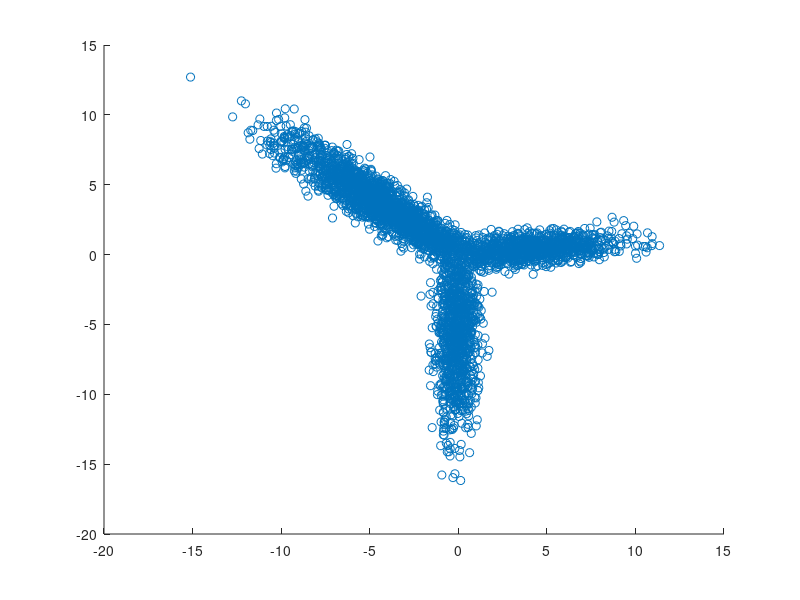

Recreate this plot in MATLAB. (Note: this script raises an error after producing the figure.)
clear all;
takemovie=1;
('V:\Mouse\KDM-SYN-100824B\aligned stacks')

%make evenly spaced points on the color circle
hue=0:.002:1;

%calculate the difference in hue between all the points
%setup matrices with values of hue1 and hue2
[h1,h2]=meshgrid(hue,hue);
%calculate the absolute difference
dhue=abs(h1-h2);
%for hues more than .5 apart, take the complement distance which is smaller
badones=find(dhue>.5);
dhue(badones)=1-dhue(badones);



%we want constant saturation and value for our HSV values
saturation=ones(size(hue));
value=ones(size(hue));

%construct an hsv colormap
hsv=[hue;saturation;value]';

%plot out our color wheel
figure(1);
clf;
%calculate the x and y positions
x=cos(hue*2*pi);
y=sin(hue*2*pi);
%scatter plot the results using our hsv values to color them
scatter(x,y,10,hsv2rgb(hsv));

r=.3+5*abs(randn(1000,1)).^.7;
theta=.1;
phi=0;
x=r*cos(theta);
y=r*sin(theta);
z=r*sin(phi);
data=[x y z];

r=.2+7*abs(randn(1000,1)).^.7;
theta=2.4;
phi=0;
x=r*cos(theta);
y=r*sin(theta);
z=r*sin(phi);
data=[data;[x y z]];

r=.2+7*abs(randn(1000,1)).^.7;
theta=2.5;
phi=0.7;
x=r*cos(theta);
y=r*sin(theta);
z=r*sin(phi);
data=[data;[x y z]];

r=.2+7*abs(randn(1000,1)).^.7;
theta=4.7;
phi=.3;
x=r*cos(theta);
y=r*sin(theta);
z=r*sin(phi);
data=[data;[x y z]];


data=data+.6*randn(size(data));

%N is the number of synapses
N=size(data,1);
%M is the number of features
M=size(data,2);

figure(1);
clf;
scatter(data(:,1),data(:,2));

%%
%K is the number of points in our kohonen network
K=length(hue);

%calculate the min, max, range, standard deviation and mean
%of every feature
maxvals=max(data,1);
minvals=min(data,1);
range=maxvals-minvals;
stds=std(data,[],1);
means=mean(data,1);

%normalize the data, by subtracting the mean and dividing by the standard
%deviation of every feature
data=(data-repmat(means,N,1))./repmat(stds,N,1);

%start out with random positions for each member of the kohonen network
%in this normalized space.  Each row is a member of our network along the
%color wheel, each column is the value in the dimension of the feature space.
positions=randn(K,M);
positions(:,1)=2.5*cos(hue*2*pi);
positions(:,2)=2.5*sin(hue*2*pi);
positions(:,3)=2.5*zeros(1,length(positions));

%%
if (takemovie==1)
    aviobj=avifile('kohonen_small4.avi');
    aviobj.Quality=90;
    aviFile.Compression='MSVC';
    aviFile.KeyFramePerSec=15;
end
fn=0;

figure(1);
clf;
plot3(data(:,1), data(:,2), data(:,3));
pos=get(gca,'CameraPosition');
[az el] = view;
set(gca,'CameraViewAngleMode','manual');
set(gca,'CameraPosition',pos/5);
cameraangle=get(gca,'CameraViewAngle');






figure(1);
clf;
hold on;
h=plot3(data(:,1), data(:,2), data(:,3),'o');
ylim([-4 4]);
xlim([-4 4]);
zlim([-2 5]);
set(h,'MarkerSize',2);
%set(gca,'CameraPosition',pos/5);
set(gca,'CameraViewAngle',cameraangle);
set(h,'MarkerEdgeColor',[.5 .5 .5]);
for t=1:180
    view([az+2*fn el])
    fn=fn+1;
    
    drawnow
    pause(.1);
   
    if (takemovie==1)
        F=getframe(gcf);
        aviobj = addframe(aviobj,F);
    end
    
    
end


figure(1);
clf;
hold on;
h=plot3(data(:,1), data(:,2), data(:,3),'o');
ylim([-4 4]);
xlim([-4 4]);
zlim([-2 5]);
set(h,'MarkerSize',2);
%set(gca,'CameraPosition',pos/5);
set(gca,'CameraViewAngle',cameraangle);
set(h,'MarkerEdgeColor',[.5 .5 .5]);



plot3(positions(:,1),positions(:,2),positions(:,3),'k');
scatter3(positions(:,1),positions(:,2),positions(:,3),5*ones(size(hue')),hsv2rgb(hsv))
for t=1:180
    view([az+2*fn el])
    fn=fn+1;
    drawnow
    pause(.1);
   
    
    if (takemovie==1)
        F=getframe(gcf);
        aviobj = addframe(aviobj,F);
    end
end
%loop through time
T=5000;
counts=zeros(1,K);
t=0;
while (fn<4*180)
    t=t+1
    %have a factor which gets smaller and smaller over time
    eta=.3*exp(-t/(T/5))+1*exp(-t/(100));;
    
    %define the coefficents which will modulate the pull of all the other hues
    %when you pull on one.
    sig_hue=.0001+.2*exp(-t/(500));
    move_coeff=exp(-dhue.^2/(2*sig_hue.^2));
    
    %pull out a random index from all the synanpses
    randguy=ceil(N*rand(1));
    
    %calculate the differential vector from our random guy
    %to each of the members of the kohonen network
    deltv_inspace=repmat(data(randguy,:),K,1)-positions;
    
    %calculate the absolute euclidean distance
    distances_inspace=sqrt(sum(deltv_inspace.^2,2));
    
    %find out the minimum distance amongst the members of the kohonen
    %network and which member is the minimum
    [mindist,minguy]=min(distances_inspace);
    
    %calculate the delta vector that we want to move each of the members
    %of the kohonen network.  It should be in the direction of the
    %difference between each member and the random point
    %but modulated in strength by eta, and the movement coefficents
    %which will drag the guy closest and the guys near the closest guy
    %(near in terms of the color hue space) farther than those "far" away
    %(again.. far in terms of the color hue space).
    positions=positions+eta*repmat(move_coeff(:,minguy),1,M).*deltv_inspace;
    
    counts(minguy)=counts(minguy)+1;
    %plot out the positions every 100th time step
    if (((mod(t,10)==1)&&(t<500))||(t<80)||((mod(t,100)==1)))
     
        figure(1);
        clf;
        hold on;
        h=plot3(data(:,1), data(:,2), data(:,3),'o');
        ylim([-4 4]);
        xlim([-4 4]);
        zlim([-2 5]);
        set(h,'MarkerSize',2);
        %set(gca,'CameraPosition',pos/5);
        set(gca,'CameraViewAngle',cameraangle);
        set(h,'MarkerEdgeColor',[.5 .5 .5]);
        
        view([az+2*fn el])
        fn=fn+1;
        plot3(positions(:,1),positions(:,2),positions(:,3),'k');
        scatter3(positions(:,1),positions(:,2),positions(:,3),5*ones(size(hue')),hsv2rgb(hsv))
        
        drawnow
        pause(.1);
        t
        if (takemovie==1)
            F=getframe(gcf);
            aviobj = addframe(aviobj,F);
        end
        if (t<80)
            view([az+2*fn el])
            fn=fn+1;
            drawnow;
            if (takemovie==1)
                F=getframe(gcf);
                aviobj = addframe(aviobj,F);
            end
            view([az+2*fn el])
            fn=fn+1;
            drawnow;
            if (takemovie==1)
                F=getframe(gcf);
                aviobj = addframe(aviobj,F);
        
            end
        end
    end
end
pause(1)




%%


% after we have the positions of the synapse we want to go through the
% entire list of synapses, find the kohonen network guy closest
% and then give him the hue value of that closest guy

data_hue=zeros(N,1);
for i=1:N
    
    if mod(i,10000)==1
        
        disp(i*1.0/N);
        
        disp(i);
    end
    
    delt=repmat(data(i,:),K,1)-positions;
    dist=sum(delt.^2,2);
    [mindist,minguy]=min(dist);
    data_hue(i)=hue(minguy);
    
    
    
end
%
%
% %%
%we want constant saturation and value for our HSV values
data_hsv=[data_hue ones(size(data_hue)) ones(size(data_hue))];

%convert this to RGB values from 0 to 255
data_rgb=floor(256*hsv2rgb(data_hsv));


figure(1);
clf;
hold on;
h=scatter3(data(:,1),data(:,2),data(:,3),5*ones(1,size(data,1)),data_rgb/256.0);
ylim([-4 4]);
xlim([-4 4]);
zlim([-2 5]);
%set(h,'MarkerSize',2);
set(gca,'CameraPosition',pos/5);
set(gca,'CameraViewAngle',cameraangle);

plot3(positions(:,1),positions(:,2),positions(:,3),'k');
scatter3(positions(:,1),positions(:,2),positions(:,3),5*ones(size(hue')),hsv2rgb(hsv))

for t=1:180
    view([az+2*fn el])
    fn=fn+1;
    drawnow;
    if (takemovie==1)
    F=getframe(gcf);
    aviobj = addframe(aviobj,F);
    end
end
if (takemovie==1)
    aviobj=close(aviobj);
end
% %save this as a txt file
% fid=fopen('synapsinR_7thA.tif.Pivots.kohonen_rgb4.txt','w');
% fprintf(fid,'%d,%d,%d\n',data_rgb');
% fclose(fid);
%
%
% %%
%
% figure(5);
% clf;
% for i=1:4
%    subplot(2,2,i)
%    imagesc(positions(:,1+i-1:4:end));
%   caxis([-2 5]);
% end
%
%
% %%
% pivots=load('synapsinR_7thA.tif.Pivots.txt');
% data_minguy=round(data_hue*500);
% data_minguy=data_minguy+1;
%
% numbins=100;
% densities=zeros(K,numbins);
%
% for i=1:K
%    goodones=find(data_minguy==i);
%    N=hist(pivots(goodones,2),numbins);
%    densities(i,:)=N;
%
% end
%
%
% figure(8);
% clf;
% imagesc(densities);
%
% figure(9);
% clf;
% scatter(zeros(1,K),-(1:K),10,hsv2rgb(hsv));
% axis tight;
%
% densities_norm=densities./repmat(sum(densities,2),1,numbins);
% figure(10);
% clf;
% imagesc(densities_norm);
%
% figure(11);
% clf;
% hist(data_minguy,500);
% axis tight;
%
%
%
%
%
